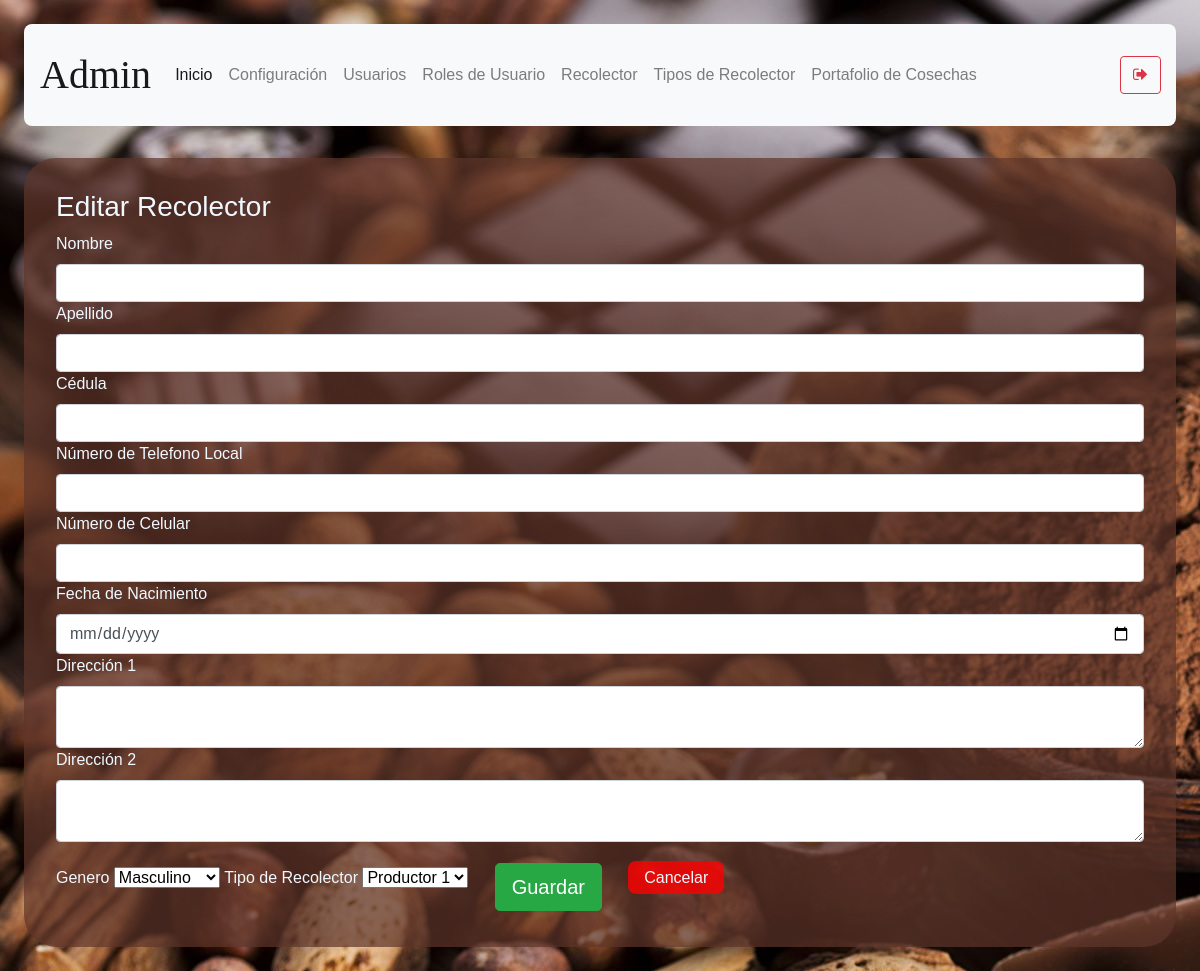
The app's page /productor-data/edit-productor/2 (signed in), older data.
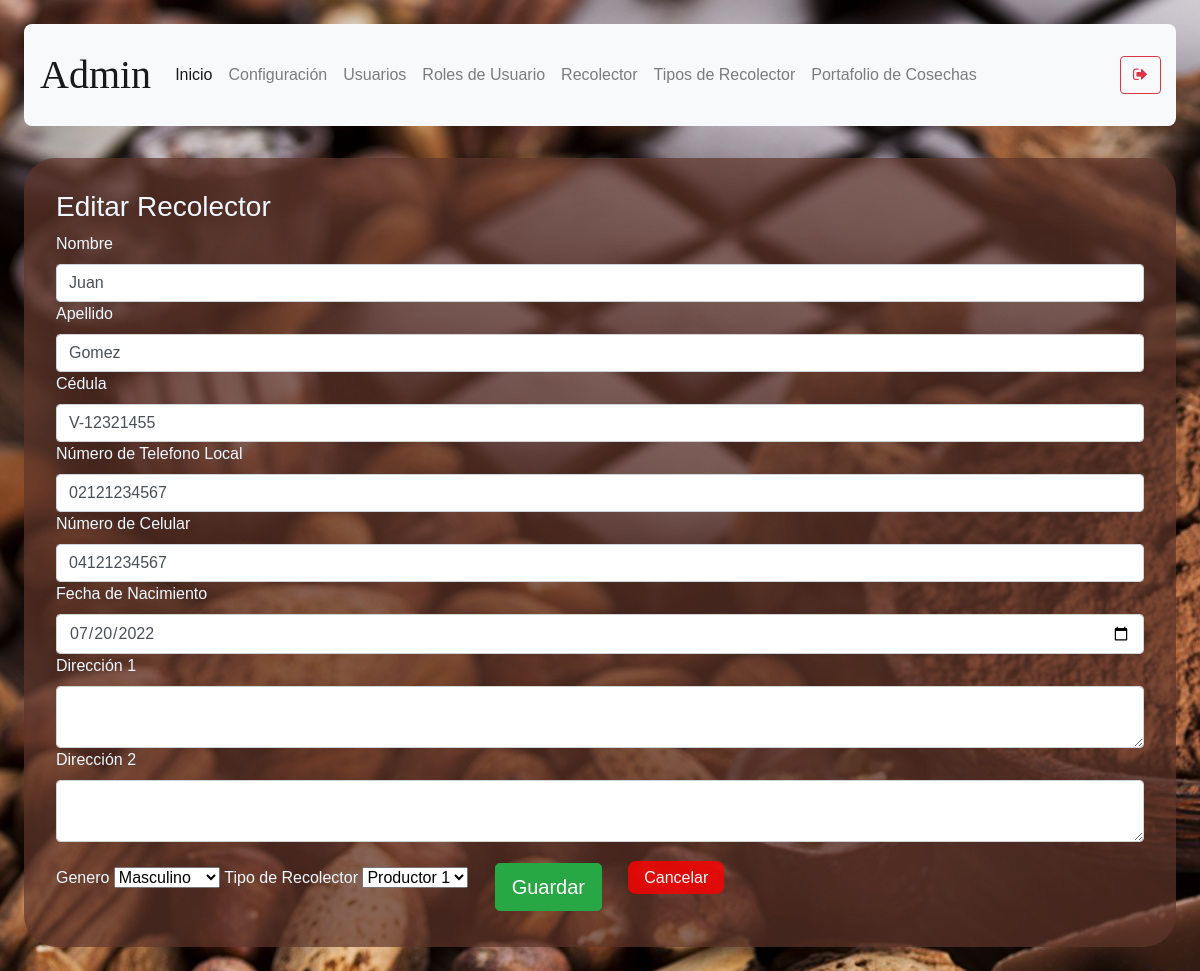
The same page, newer data.
### models/productor.py (models this page shows, shortened)
class Productor(db.Model) :
    __tablename__ = "productor"
    id = db.Column(db.Integer, primary_key = True)
    cedula = db.Column(db.String(100), nullable = False, unique=True)
    name = db.Column(db.String(100), nullable = False)
    last_name = db.Column(db.String(100), nullable = False)
    gender = db.Column(db.String(10), nullable = False)
    date_of_birth = db.Column(db.String(10), nullable = False)
    local_phone = db.Column(db.String(20), nullable = True)
    movil_phone = db.Column(db.String(20), nullable = True)
    address_1 = db.Column(db.String(150), nullable = True)
    address_2 = db.Column(db.String(150), nullable = True)
    productor_type_id = db.Column(db.Integer, db.ForeignKey('productor_type.id'))

### routes/productor.py (the view)
@productor_route.route('/productor-data/edit-productor/<id>')
def edit_productor(id):
    if( not verify_permissions(session, User, allowed_rols) ):
        return redirect(url_for('auth.index'))
    productor = Productor.query.get(id)
    types = Productor_type.query.all()
    return render_template("productor-data-edit-productor.html", productor = productor, \
        productor_types=types)

### models/user.py (called while the page is built)
    def get_user_rol_by_username( self, username ):
        user_rol_id = User.query.filter_by(username = username).first().user_rol_id
        user_rol = User_rol.query.get(user_rol_id).description
        return user_rol

### utils/functions.py (called while the page is built)
def verify_permissions(session, User, allowed=['admin']):
    return 'username' in session and \
    ( allowed == 'all' or User.get_user_rol_by_username(User, session['username']) in allowed)

### templates/productor-data-edit-productor.html (shortened to what this page needs)
{% extends "base.html" %}
{% block content %}
<h3>Editar Recolector</h3>
<form method="POST" id="edit-productor" action="/productor-data/edit-productor/save">
  <label>Nombre</label>
  <input class="form-control" type="text" name="name" value="{{ productor.name }}" required/>
  <label>Apellido</label>
  <input class="form-control" type="text" name="last_name" value="{{productor.last_name}}" required/>
  <label>Cédula</label>
  <input class="form-control" type="text" name="cedula" value="{{productor.cedula}}"  required/>
  <label>Número de Telefono Local </label>
  <input class="form-control" type="text" name="local_phone" value="{{ productor.local_phone}}"  required/>
  <label>Número de Celular</label>
  <input class="form-control" type="text" name="movil_phone" value="{{ productor.movil_phone}}"  required/>
  <label>Fecha de Nacimiento</label>
  <input class="form-control" type="date" name="date_of_birth" value="{{ productor.date_of_birth }}" required/>
  <label>Dirección 1</label>
  <textarea class="form-control" name="address_1">{{ productor.address_1 }}</textarea>
  <label>Dirección 2</label>
  <textarea class="form-control" name="address_2">{{ productor.address_2 }}</textarea>
  <label>Genero</label>
  <select class="form-select" name="gender" form="edit-productor">
      <option value="male">Masculino</option>
  </select>
  <label>Tipo de Recolector</label>
  <select class="form-select" name="productor_type" form="edit-productor">
      {% for type in productor_types %}
      <option value="{{ type.description }}">{{ type.description }}</option>
      {% endfor %}
  </select>
  <button type="submit" class="btn btn-success btn-lg mb-1">Guardar</button>
  <a class="abord" onclick="window.location.href = `/productor-data`">Cancelar</a>
  </form>
{% endblock %}

Row changes from the older to the newer data that the page shows:
added Productor: name "Juan", last_name "Gomez", cedula "V-12321455", local_phone "02121234567", movil_phone "04121234567", date_of_birth "07/20/2022"
